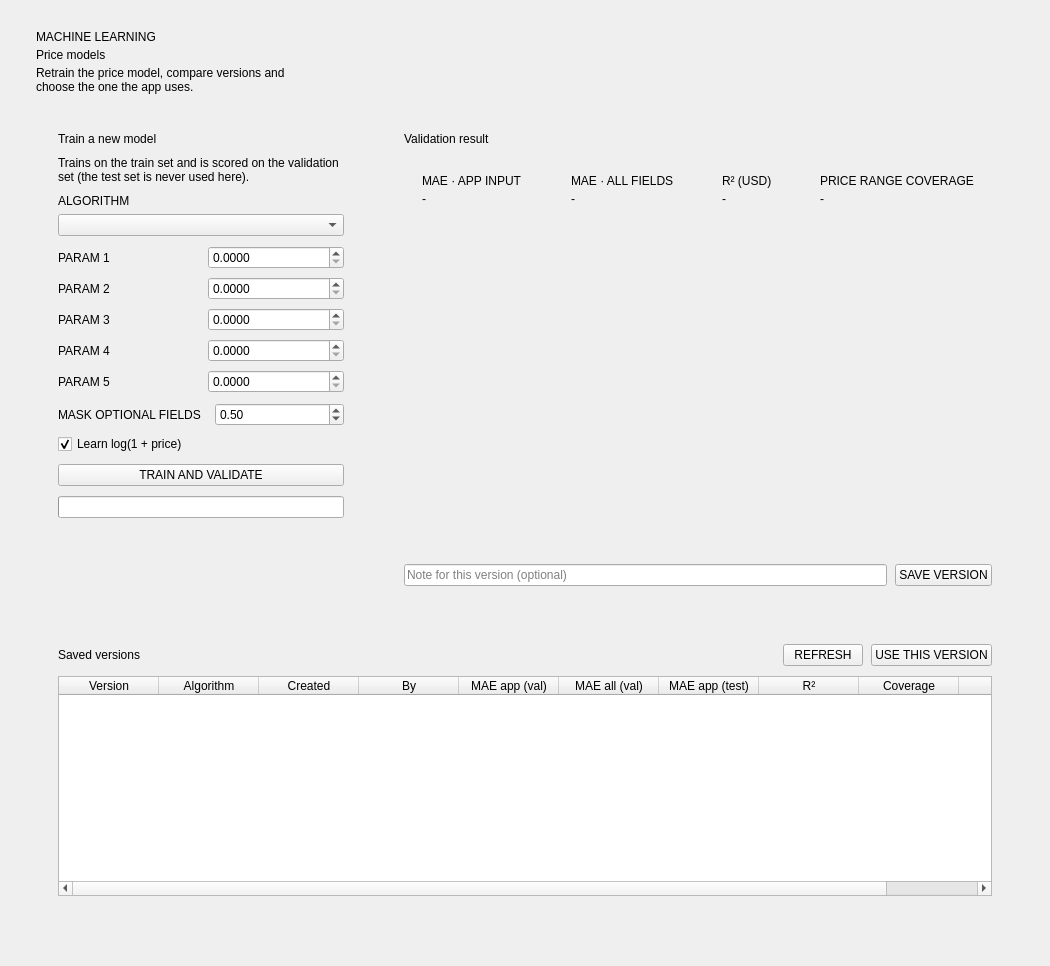
          <widget class="QWidget" name="scrollAreaModelsContents">
           <layout class="QVBoxLayout" name="verticalLayoutModels">
            <property name="spacing"><number>18</number></property>
            <property name="leftMargin"><number>36</number></property>
            <property name="topMargin"><number>30</number></property>
            <property name="rightMargin"><number>36</number></property>
            <property name="bottomMargin"><number>30</number></property>
            <item>
             <layout class="QHBoxLayout" name="horizontalLayoutModelsHeader">
              <property name="spacing"><number>10</number></property>
              <property name="leftMargin"><number>0</number></property>
              <property name="topMargin"><number>0</number></property>
              <property name="rightMargin"><number>0</number></property>
              <property name="bottomMargin"><number>0</number></property>
              <item>
               <layout class="QVBoxLayout" name="verticalLayoutModelsHeader">
                <property name="spacing"><number>4</number></property>
                <property name="leftMargin"><number>0</number></property>
                <property name="topMargin"><number>0</number></property>
                <property name="rightMargin"><number>0</number></property>
                <property name="bottomMargin"><number>0</number></property>
                <item>
                 <widget class="QLabel" name="labelModelsEyebrow">
                  <property name="text"><string>MACHINE LEARNING</string></property>
                  <property name="role" stdset="0"><string>eyebrow</string></property>
                 </widget>
                </item>
                <item>
                 <widget class="QLabel" name="labelModelsTitle">
                  <property name="text"><string>Price models</string></property>
                  <property name="role" stdset="0"><string>title</string></property>
                 </widget>
                </item>
                <item>
                 <widget class="QLabel" name="labelModelsLead">
                  <property name="text"><string>Retrain the price model, compare versions and choose the one the app uses.</string></property>
                  <property name="role" stdset="0"><string>muted</string></property>
                  <property name="wordWrap"><bool>true</bool></property>
                 </widget>
                </item>
               </layout>
              </item>
              <item>
               <spacer name="spacer20">
                <property name="orientation"><enum>Qt::Orientation::Horizontal</enum></property>
                <property name="sizeHint" stdset="0"><size><width>20</width><height>20</height></size></property>
               </spacer>
              </item>
             </layout>
            </item>
            <item>
             <layout class="QHBoxLayout" name="horizontalLayoutModelsTop" stretch="0,1">
              <property name="spacing"><number>16</number></property>
              <property name="leftMargin"><number>0</number></property>
              <property name="topMargin"><number>0</number></property>
              <property name="rightMargin"><number>0</number></property>
              <property name="bottomMargin"><number>0</number></property>
              <item>
               <widget class="QFrame" name="frameTrain">
                <property name="card" stdset="0"><string>true</string></property>
                <property name="minimumSize"><size><width>330</width><height>0</height></size></property>
                <property name="maximumSize"><size><width>380</width><height>16777215</height></size></property>
                <layout class="QVBoxLayout" name="verticalLayoutTrain">
                 <property name="spacing"><number>10</number></property>
                 <property name="leftMargin"><number>22</number></property>
                 <property name="topMargin"><number>20</number></property>
                 <property name="rightMargin"><number>22</number></property>
                 <property name="bottomMargin"><number>20</number></property>
                 <item>
                  <widget class="QLabel" name="labelTrainTitle">
                   <property name="text"><string>Train a new model</string></property>
                   <property name="role" stdset="0"><string>cardTitle</string></property>
                  </widget>
                 </item>
                 <item>
                  <widget class="QLabel" name="labelTrainLead">
                   <property name="text"><string>Trains on the train set and is scored on the validation set (the test set is never used here).</string></property>
                   <property name="role" stdset="0"><string>muted</string></property>
                   <property name="wordWrap"><bool>true</bool></property>
                  </widget>
                 </item>
                 <item>
                  <layout class="QVBoxLayout" name="verticalLayoutAlgorithm">
                   <property name="spacing"><number>6</number></property>
                   <property name="leftMargin"><number>0</number></property>
                   <property name="topMargin"><number>0</number></property>
                   <property name="rightMargin"><number>0</number></property>
                   <property name="bottomMargin"><number>0</number></property>
                   <item>
                    <widget class="QLabel" name="labelAlgorithm">
                     <property name="text"><string>ALGORITHM</string></property>
                     <property name="role" stdset="0"><string>field</string></property>
                    </widget>
                   </item>
                   <item>
                    <widget class="QComboBox" name="comboBoxAlgorithm">
                     <property name="compact" stdset="0"><string>true</string></property>
                    </widget>
                   </item>
                  </layout>
                 </item>
                 <item>
                  <layout class="QGridLayout" name="gridLayoutParams">
                   <property name="leftMargin"><number>0</number></property>
                   <property name="topMargin"><number>0</number></property>
                   <property name="rightMargin"><number>0</number></property>
                   <property name="bottomMargin"><number>0</number></property>
                   <property name="horizontalSpacing"><number>14</number></property>
                   <property name="verticalSpacing"><number>8</number></property>
                   <item row="0" column="0">
                    <widget class="QLabel" name="labelParam1">
                     <property name="text"><string>PARAM 1</string></property>
                     <property name="role" stdset="0"><string>field</string></property>
                    </widget>
                   </item>
                   <item row="1" column="0">
                    <widget class="QLabel" name="labelParam2">
                     <property name="text"><string>PARAM 2</string></property>
                     <property name="role" stdset="0"><string>field</string></property>
                    </widget>
                   </item>
                   <item row="2" column="0">
                    <widget class="QLabel" name="labelParam3">
                     <property name="text"><string>PARAM 3</string></property>
                     <property name="role" stdset="0"><string>field</string></property>
                    </widget>
                   </item>
                   <item row="3" column="0">
                    <widget class="QLabel" name="labelParam4">
                     <property name="text"><string>PARAM 4</string></property>
                     <property name="role" stdset="0"><string>field</string></property>
                    </widget>
                   </item>
                   <item row="4" column="0">
                    <widget class="QLabel" name="labelParam5">
                     <property name="text"><string>PARAM 5</string></property>
                     <property name="role" stdset="0"><string>field</string></property>
                    </widget>
                   </item>
                   <item row="0" column="1">
                    <widget class="QDoubleSpinBox" name="doubleSpinBoxParam1">
                     <property name="compact" stdset="0"><string>true</string></property>
                     <property name="decimals"><number>4</number></property>
                     <property name="maximum"><double>100000.0</double></property>
                    </widget>
                   </item>
                   <item row="1" column="1">
                    <widget class="QDoubleSpinBox" name="doubleSpinBoxParam2">
                     <property name="compact" stdset="0"><string>true</string></property>
                     <property name="decimals"><number>4</number></property>
                     <property name="maximum"><double>100000.0</double></property>
                    </widget>
                   </item>
                   <item row="2" column="1">
                    <widget class="QDoubleSpinBox" name="doubleSpinBoxParam3">
                     <property name="compact" stdset="0"><string>true</string></property>
                     <property name="decimals"><number>4</number></property>
                     <property name="maximum"><double>100000.0</double></property>
                    </widget>
                   </item>
                   <item row="3" column="1">
                    <widget class="QDoubleSpinBox" name="doubleSpinBoxParam4">
                     <property name="compact" stdset="0"><string>true</string></property>
                     <property name="decimals"><number>4</number></property>
                     <property name="maximum"><double>100000.0</double></property>
                    </widget>
                   </item>
                   <item row="4" column="1">
                    <widget class="QDoubleSpinBox" name="doubleSpinBoxParam5">
                     <property name="compact" stdset="0"><string>true</string></property>
                     <property name="decimals"><number>4</number></property>
                     <property name="maximum"><double>100000.0</double></property>
                    </widget>
                   </item>
                  </layout>
                 </item>
                 <item>
                  <layout class="QGridLayout" name="gridLayoutTrainOptions">
                   <property name="leftMargin"><number>0</number></property>
                   <property name="topMargin"><number>0</number></property>
                   <property name="rightMargin"><number>0</number></property>
                   <property name="bottomMargin"><number>0</number></property>
                   <property name="horizontalSpacing"><number>14</number></property>
                   <property name="verticalSpacing"><number>8</number></property>
                   <item row="0" column="0">
                    <widget class="QLabel" name="labelAugment">
                     <property name="text"><string>MASK OPTIONAL FIELDS</string></property>
                     <property name="role" stdset="0"><string>field</string></property>
                    </widget>
                   </item>
                   <item row="0" column="1">
                    <widget class="QDoubleSpinBox" name="doubleSpinBoxAugment">
                     <property name="compact" stdset="0"><string>true</string></property>
                     <property name="decimals"><number>2</number></property>
                     <property name="maximum"><double>0.9</double></property>
                     <property name="singleStep"><double>0.05</double></property>
                     <property name="value"><double>0.5</double></property>
                    </widget>
                   </item>
                   <item row="1" column="0" rowspan="1" colspan="2">
                    <widget class="QCheckBox" name="checkBoxLogTarget">
                     <property name="text"><string>Learn log(1 + price)</string></property>
                     <property name="checked"><bool>true</bool></property>
                    </widget>
                   </item>
                  </layout>
                 </item>
                 <item>
                  <widget class="QPushButton" name="pushButtonTrain">
                   <property name="text"><string>TRAIN AND VALIDATE</string></property>
                   <property name="cursor"><cursorShape>PointingHandCursor</cursorShape></property>
                  </widget>
                 </item>
                 <item>
                  <widget class="QProgressBar" name="progressBarTrain">
                   <property name="value"><number>0</number></property>
                   <property name="textVisible"><bool>false</bool></property>
                  </widget>
                 </item>
                 <item>
                  <widget class="QLabel" name="labelTrainStatus">
                   <property name="text"><string></string></property>
                   <property name="role" stdset="0"><string>muted</string></property>
                   <property name="wordWrap"><bool>true</bool></property>
                  </widget>
                 </item>
                 <item>
                  <spacer name="spacer18">
                   <property name="orientation"><enum>Qt::Orientation::Vertical</enum></property>
                   <property name="sizeHint" stdset="0"><size><width>20</width><height>20</height></size></property>
                  </spacer>
                 </item>
                </layout>
               </widget>
              </item>
              <item>
               <widget class="QFrame" name="frameTrainResult">
                <property name="card" stdset="0"><string>true</string></property>
                <layout class="QVBoxLayout" name="verticalLayoutTrainResult">
                 <property name="spacing"><number>12</number></property>
                 <property name="leftMargin"><number>22</number></property>
                 <property name="topMargin"><number>20</number></property>
                 <property name="rightMargin"><number>22</number></property>
                 <property name="bottomMargin"><number>20</number></property>
                 <item>
                  <widget class="QLabel" name="labelResultTitle">
                   <property name="text"><string>Validation result</string></property>
                   <property name="role" stdset="0"><string>cardTitle</string></property>
                  </widget>
                 </item>
                 <item>
                  <layout class="QGridLayout" name="gridLayoutTrainMetrics">
                   <property name="spacing"><number>12</number></property>
                   <property name="leftMargin"><number>0</number></property>
                   <property name="topMargin"><number>0</number></property>
                   <property name="rightMargin"><number>0</number></property>
                   <property name="bottomMargin"><number>0</number></property>
                   <item row="0" column="0">
                    <widget class="QFrame" name="frameKpi7">
                     <property name="kpi" stdset="0"><string>true</string></property>
                     <property name="accent" stdset="0"><string>true</string></property>
                     <layout class="QVBoxLayout" name="verticalLayoutKpi7">
                      <property name="spacing"><number>4</number></property>
                      <property name="leftMargin"><number>18</number></property>
                      <property name="topMargin"><number>16</number></property>
                      <property name="rightMargin"><number>18</number></property>
                      <property name="bottomMargin"><number>16</number></property>
                      <item>
                       <widget class="QLabel" name="labelKpi7Label">
                        <property name="text"><string>MAE · APP INPUT</string></property>
                        <property name="role" stdset="0"><string>statLabel</string></property>
                       </widget>
                      </item>
                      <item>
                       <widget class="QLabel" name="labelKpi7Value">
                        <property name="text"><string>-</string></property>
                        <property name="role" stdset="0"><string>statValue</string></property>
                       </widget>
                      </item>
                      <item>
                       <widget class="QLabel" name="labelKpi7Note">
                        <property name="text"><string></string></property>
                        <property name="role" stdset="0"><string>kpiNote</string></property>
                        <property name="wordWrap"><bool>true</bool></property>
                       </widget>
                      </item>
                     </layout>
                    </widget>
                   </item>
                   <item row="0" column="1">
                    <widget class="QFrame" name="frameKpi8">
                     <property name="kpi" stdset="0"><string>true</string></property>
                     <layout class="QVBoxLayout" name="verticalLayoutKpi8">
                      <property name="spacing"><number>4</number></property>
                      <property name="leftMargin"><number>18</number></property>
                      <property name="topMargin"><number>16</number></property>
                      <property name="rightMargin"><number>18</number></property>
                      <property name="bottomMargin"><number>16</number></property>
                      <item>
                       <widget class="QLabel" name="labelKpi8Label">
                        <property name="text"><string>MAE · ALL FIELDS</string></property>
                        <property name="role" stdset="0"><string>statLabel</string></property>
                       </widget>
                      </item>
                      <item>
                       <widget class="QLabel" name="labelKpi8Value">
                        <property name="text"><string>-</string></property>
                        <property name="role" stdset="0"><string>statValue</string></property>
                       </widget>
                      </item>
                      <item>
                       <widget class="QLabel" name="labelKpi8Note">
                        <property name="text"><string></string></property>
                        <property name="role" stdset="0"><string>kpiNote</string></property>
                        <property name="wordWrap"><bool>true</bool></property>
                       </widget>
                      </item>
                     </layout>
                    </widget>
                   </item>
                   <item row="0" column="2">
                    <widget class="QFrame" name="frameKpi9">
                     <property name="kpi" stdset="0"><string>true</string></property>
                     <layout class="QVBoxLayout" name="verticalLayoutKpi9">
                      <property name="spacing"><number>4</number></property>
                      <property name="leftMargin"><number>18</number></property>
                      <property name="topMargin"><number>16</number></property>
                      <property name="rightMargin"><number>18</number></property>
                      <property name="bottomMargin"><number>16</number></property>
                      <item>
                       <widget class="QLabel" name="labelKpi9Label">
                        <property name="text"><string>R² (USD)</string></property>
                        <property name="role" stdset="0"><string>statLabel</string></property>
                       </widget>
                      </item>
                      <item>
                       <widget class="QLabel" name="labelKpi9Value">
                        <property name="text"><string>-</string></property>
                        <property name="role" stdset="0"><string>statValue</string></property>
                       </widget>
                      </item>
                      <item>
                       <widget class="QLabel" name="labelKpi9Note">
                        <property name="text"><string></string></property>
                        <property name="role" stdset="0"><string>kpiNote</string></property>
                        <property name="wordWrap"><bool>true</bool></property>
                       </widget>
                      </item>
                     </layout>
                    </widget>
                   </item>
                   <item row="0" column="3">
                    <widget class="QFrame" name="frameKpi10">
                     <property name="kpi" stdset="0"><string>true</string></property>
                     <layout class="QVBoxLayout" name="verticalLayoutKpi10">
                      <property name="spacing"><number>4</number></property>
                      <property name="leftMargin"><number>18</number></property>
                      <property name="topMargin"><number>16</number></property>
                      <property name="rightMargin"><number>18</number></property>
                      <property name="bottomMargin"><number>16</number></property>
                      <item>
                       <widget class="QLabel" name="labelKpi10Label">
                        <property name="text"><string>PRICE RANGE COVERAGE</string></property>
                        <property name="role" stdset="0"><string>statLabel</string></property>
                       </widget>
                      </item>
                      <item>
                       <widget class="QLabel" name="labelKpi10Value">
                        <property name="text"><string>-</string></property>
                        <property name="role" stdset="0"><string>statValue</string></property>
                       </widget>
                      </item>
                      <item>
                       <widget class="QLabel" name="labelKpi10Note">
                        <property name="text"><string></string></property>
                        <property name="role" stdset="0"><string>kpiNote</string></property>
                        <property name="wordWrap"><bool>true</bool></property>
                       </widget>
                      </item>
                     </layout>
                    </widget>
                   </item>
                  </layout>
                 </item>
                 <item>
                  <widget class="QWidget" name="widgetTrainPlot">
                   <property name="minimumSize"><size><width>0</width><height>300</height></size></property>
                   <layout class="QVBoxLayout" name="verticalLayoutTrainPlot">
                    <property name="leftMargin"><number>0</number></property>
                    <property name="topMargin"><number>0</number></property>
                    <property name="rightMargin"><number>0</number></property>
                    <property name="bottomMargin"><number>0</number></property>
                   </layout>
                  </widget>
                 </item>
                 <item>
                  <layout class="QHBoxLayout" name="horizontalLayoutSaveModel" stretch="1,0">
                   <property name="spacing"><number>8</number></property>
                   <property name="leftMargin"><number>0</number></property>
                   <property name="topMargin"><number>0</number></property>
                   <property name="rightMargin"><number>0</number></property>
                   <property name="bottomMargin"><number>0</number></property>
                   <item>
                    <widget class="QLineEdit" name="lineEditModelNote">
                     <property name="placeholderText"><string>Note for this version (optional)</string></property>
                     <property name="compact" stdset="0"><string>true</string></property>
                    </widget>
                   </item>
                   <item>
                    <widget class="QPushButton" name="pushButtonSaveModel">
                     <property name="text"><string>SAVE VERSION</string></property>
                     <property name="variant" stdset="0"><string>ghost</string></property>
                     <property name="cursor"><cursorShape>PointingHandCursor</cursorShape></property>
                     <property name="size" stdset="0"><string>small</string></property>
                    </widget>
                   </item>
                  </layout>
                 </item>
                </layout>
               </widget>
              </item>
             </layout>
            </item>
            <item>
             <widget class="QFrame" name="frameRegistry">
              <property name="card" stdset="0"><string>true</string></property>
              <layout class="QVBoxLayout" name="verticalLayoutRegistry" stretch="0,1">
               <property name="spacing"><number>10</number></property>
               <property name="leftMargin"><number>22</number></property>
               <property name="topMargin"><number>20</number></property>
               <property name="rightMargin"><number>22</number></property>
               <property name="bottomMargin"><number>20</number></property>
               <item>
                <layout class="QHBoxLayout" name="horizontalLayoutRegistryHead">
                 <property name="spacing"><number>8</number></property>
                 <property name="leftMargin"><number>0</number></property>
                 <property name="topMargin"><number>0</number></property>
                 <property name="rightMargin"><number>0</number></property>
                 <property name="bottomMargin"><number>0</number></property>
                 <item>
                  <widget class="QLabel" name="labelRegistryTitle">
                   <property name="text"><string>Saved versions</string></property>
                   <property name="role" stdset="0"><string>cardTitle</string></property>
                  </widget>
                 </item>
                 <item>
                  <spacer name="spacer19">
                   <property name="orientation"><enum>Qt::Orientation::Horizontal</enum></property>
                   <property name="sizeHint" stdset="0"><size><width>20</width><height>20</height></size></property>
                  </spacer>
                 </item>
                 <item>
                  <widget class="QLabel" name="labelActiveModel">
                   <property name="text"><string></string></property>
                   <property name="role" stdset="0"><string>badge</string></property>
                  </widget>
                 </item>
                 <item>
                  <widget class="QPushButton" name="pushButtonRefreshModels">
                   <property name="text"><string>REFRESH</string></property>
                   <property name="variant" stdset="0"><string>ghost</string></property>
                   <property name="cursor"><cursorShape>PointingHandCursor</cursorShape></property>
                   <property name="size" stdset="0"><string>small</string></property>
                  </widget>
                 </item>
                 <item>
                  <widget class="QPushButton" name="pushButtonActivateModel">
                   <property name="text"><string>USE THIS VERSION</string></property>
                   <property name="cursor"><cursorShape>PointingHandCursor</cursorShape></property>
                   <property name="size" stdset="0"><string>small</string></property>
                  </widget>
                 </item>
                </layout>
               </item>
               <item>
                <widget class="QTableWidget" name="tableWidgetModels">
                 <property name="alternatingRowColors"><bool>true</bool></property>
                 <property name="editTriggers"><set>QAbstractItemView::EditTrigger::NoEditTriggers</set></property>
                 <property name="selectionBehavior"><enum>QAbstractItemView::SelectionBehavior::SelectRows</enum></property>
                 <property name="selectionMode"><enum>QAbstractItemView::SelectionMode::SingleSelection</enum></property>
                 <property name="showGrid"><bool>false</bool></property>
                 <property name="minimumSize"><size><width>0</width><height>220</height></size></property>
                 <column><property name="text"><string>Version</string></property></column>
                 <column><property name="text"><string>Algorithm</string></property></column>
                 <column><property name="text"><string>Created</string></property></column>
                 <column><property name="text"><string>By</string></property></column>
                 <column><property name="text"><string>MAE app (val)</string></property></column>
                 <column><property name="text"><string>MAE all (val)</string></property></column>
                 <column><property name="text"><string>MAE app (test)</string></property></column>
                 <column><property name="text"><string>R²</string></property></column>
                 <column><property name="text"><string>Coverage</string></property></column>
                 <column><property name="text"><string>Note</string></property></column>
                </widget>
               </item>
              </layout>
             </widget>
            </item>
            <item>
             <spacer name="spacer21">
              <property name="orientation"><enum>Qt::Orientation::Vertical</enum></property>
              <property name="sizeHint" stdset="0"><size><width>20</width><height>20</height></size></property>
             </spacer>
            </item>
           </layout>
          </widget>
